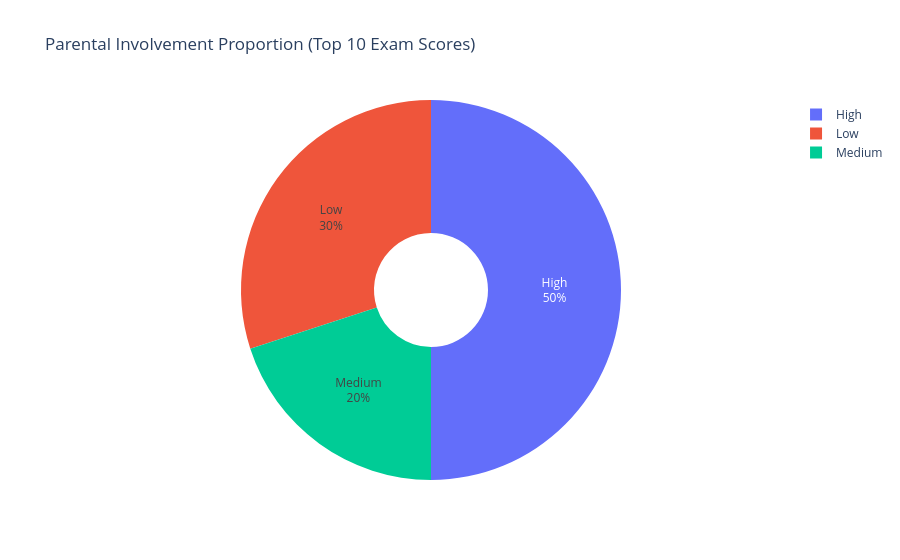
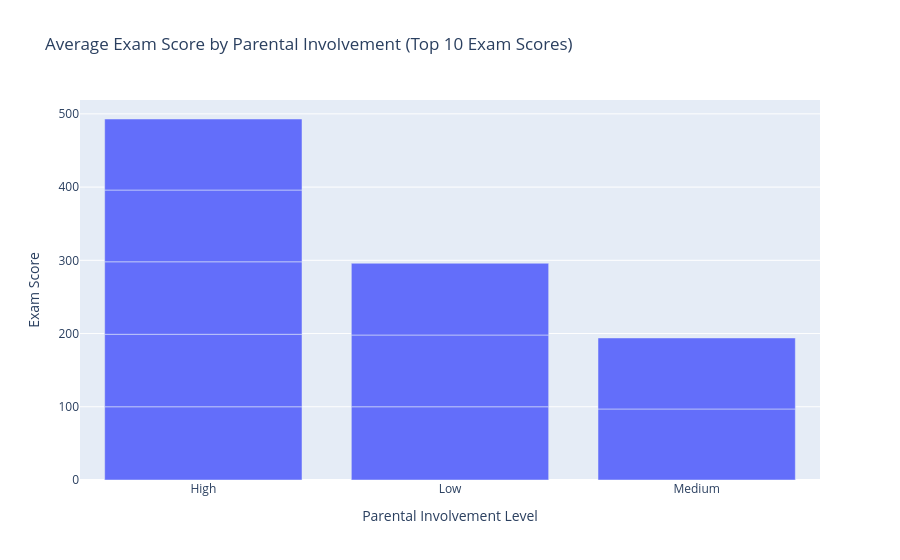

The notebook cell these images were saved under, in order:
### Code cell
# Checking the top 10 based on Exam Score  
top_10_df = df.nlargest(10, 'Exam_Score')  

# Interactive Pie Chart for Parental Involvement for top 10  
pie_fig = px.pie(top_10_df,   
                 names='Parental_Involvement',   
                 title='Parental Involvement Proportion (Top 10 Exam Scores)',   
                 hole=0.3)  # Using donut chart style  

pie_fig.update_traces(textinfo='percent+label')  # percentage and label info  
pie_fig.show()  

# Interactive Bar Plot for Exam Score vs. Parental Involvement for top 10  
bar_fig = px.bar(top_10_df,   
                 x='Parental_Involvement',   
                 y='Exam_Score',  
                 title='Average Exam Score by Parental Involvement (Top 10 Exam Scores)',  
                 labels={'Parental_Involvement':'Parental Involvement Level', 'Exam_Score':'Exam Score'},  
                 category_orders={'Parental_Involvement': top_10_df['Parental_Involvement'].value_counts().index})  # Ensures order  

bar_fig.update_layout(xaxis_title='Parental Involvement Level',  
                      yaxis_title='Exam Score')  
bar_fig.show()

### Figure 1 — Plotly figure (JSON) as saved in the notebook; plotly's stock layout.template omitted (floating-point values rounded to 4 significant figures)
{"data": [{"domain": {"x": [0, 1], "y": [0, 1]}, "hole": 0.3, "hovertemplate": "Parental_Involvement=%{label}<extra></extra>", "labels": ["High", "Low", "High", "High", "Low", "High", "Low", "Medium", "High", "Medium"], "legendgroup": "", "name": "", "showlegend": true, "textinfo": "percent+label", "type": "pie"}], "layout": {"autosize": true, "legend": {"tracegroupgap": 0}, "title": {"text": "Parental Involvement Proportion (Top 10 Exam Scores)"}}}

### Figure 2 — Plotly figure (JSON) as saved in the notebook; plotly's stock layout.template omitted (floating-point values rounded to 4 significant figures)
{"data": [{"alignmentgroup": "True", "hovertemplate": "Parental Involvement Level=%{x}<br>Exam Score=%{y}<extra></extra>", "legendgroup": "", "marker": {"color": "#636efa", "pattern": {"shape": ""}}, "name": "", "offsetgroup": "", "orientation": "v", "showlegend": false, "textposition": "auto", "type": "bar", "x": ["High", "Low", "High", "High", "Low", "High", "Low", "Medium", "High", "Medium"], "xaxis": "x", "y": [100, 100, 99, 99, 98, 98, 98, 97, 97, 97], "yaxis": "y"}], "layout": {"autosize": true, "barmode": "relative", "legend": {"tracegroupgap": 0}, "title": {"text": "Average Exam Score by Parental Involvement (Top 10 Exam Scores)"}, "xaxis": {"anchor": "y", "autorange": true, "categoryarray": ["High", "Low", "Medium"], "categoryorder": "array", "domain": [0, 1], "range": [-0.5, 2.5], "title": {"text": "Parental Involvement Level"}, "type": "category"}, "yaxis": {"anchor": "x", "autorange": true, "domain": [0, 1], "range": [0, 518.9], "title": {"text": "Exam Score"}, "type": "linear"}}}
